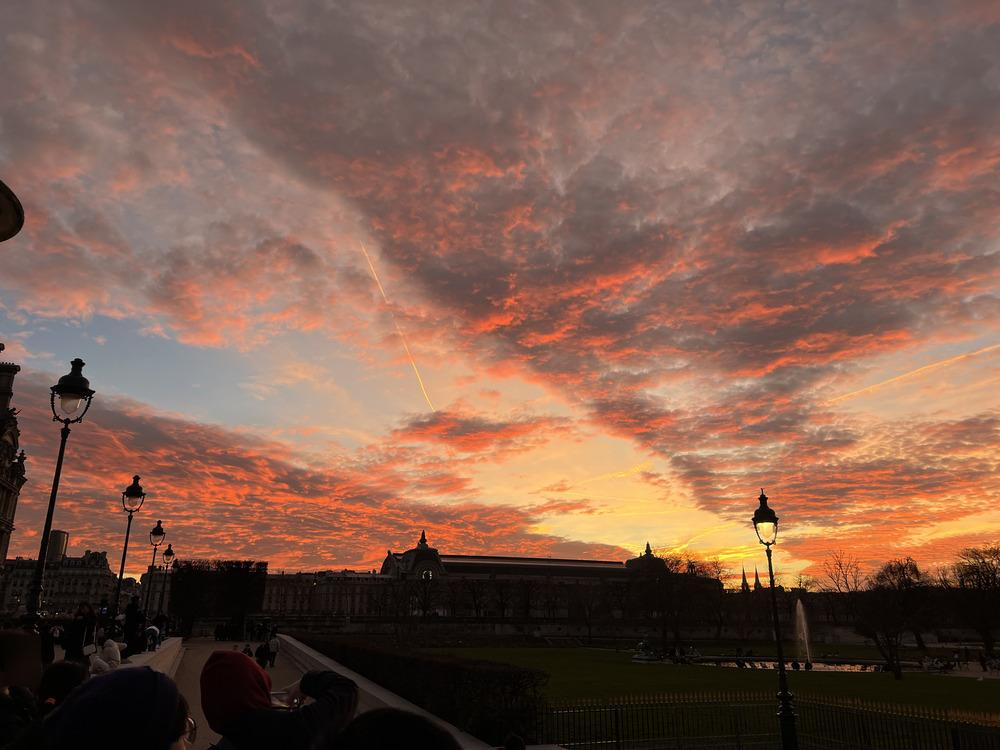
#> input picture dataset/test/0047.jpg, 1000 x 750 px, found by its file name; its folder holds only this picture in this run
$ jupyter execute --allow-errors ml_sliding_window.ipynb
#> lines starting #> are read from the running program, lines starting #| are printed output that depends on the picture
[cell 1]
import os
import cv2
import numpy as np
from tqdm import tqdm
import matplotlib.pyplot as plt
from skimage.feature import hog


def intersection_over_union(coord, coord_label):
    """
    coord : (x_haut_gauche, y_haut_gauche, x_bas_droite, y_bas_droite)
    coord_label : (x_haut_gauche, y_haut_gauche, x_bas_droite, y_bas_droite)
    """

    x1, y1, x2, y2 = coord
    x1_l, y1_l, x2_l, y2_l = coord_label

    x_inter_1 = max(x1, x1_l)
    y_inter_1 = max(y1, y1_l)
    x_inter_2 = min(x2, x2_l)
    y_inter_2 = min(y2, y2_l)

    interArea = max(0, x_inter_2 - x_inter_1 + 1) * max(0, y_inter_2 - y_inter_1 + 1)

    boxArea = (x2 - x1 + 1) * (y2 - y1 + 1)
    boxArea_label = (x2_l - x1_l + 1) * (y2_l - y1_l + 1)

    return interArea / (boxArea + boxArea_label - interArea)

[cell 2]
train_img = os.path.join("dataset", "train", "images")
train_lab = os.path.join("dataset", "train", "labels")
train_list = os.listdir(train_img)

val_img = os.path.join("dataset", "val", "images")
val_lab = os.path.join("dataset", "val", "labels")
val_list = os.listdir(val_img)

test_img = os.path.join("dataset", "test")
test_list = os.listdir(test_img)

path_new_dataset = os.path.join("full_dataset")

subfolders = ["frouge", "fvert", "forange", "interdiction", "danger", "stop", "ceder", "obligation", "none"]

folder_corr = {
    "frouge": 0,
    "fvert": 0,
    "forange": 0,
    "interdiction": 0,
    "danger": 0,
    "stop": 0,
    "ceder": 0,
    "obligation": 0,
    "none": 0
}

for subfolder in subfolders:
    folder_corr[subfolder] = os.path.join(path_new_dataset, subfolder)
#> further down, img_data is the input picture: shape (750, 1000, 3); mean B, G, R 76.5, 90.9, 123.1

## Entrainement

[cell 3]
# On ajoute toutes les images des dossiers dans un dataframe
X_train_detector = []
Y_train_detector = []

X_train_classifier = []
Y_train_classifier = []

correspondance = {
    "none": 0,
    "frouge": 1,
    "fvert": 2,
    "forange": 3,
    "interdiction": 4,
    "danger": 5,
    "stop": 6,
    "ceder": 7,
    "obligation": 8
}

taille = 32

#> (the rest of this cell did not finish here and is left out)

[cell 4]
# Compare with random forest
from sklearn.ensemble import RandomForestClassifier

model_detector = RandomForestClassifier(n_jobs=-1, class_weight="balanced")
#> (the rest of this cell did not finish here and is left out)

[cell 5]
import joblib

filename_detector = 'detector_32_32_hog.sav'
joblib.dump(model_detector, filename_detector)

filename_classifier = 'classifier_32_32_hog_hist.sav'
#> (the rest of this cell did not finish here and is left out)

## Récupération des modèles et prédiction

[cell 6]
import joblib

# Load the saved models
filename_detector = 'detector_32_32_hog.sav'
model_detector = joblib.load(filename_detector)

filename_classifier = 'classifier_32_32_hog_hist.sav'
#> (the rest of this cell did not finish here and is left out)

[cell 7]
def sliding_window(image, stepSize, windowSize):
    for y in range(0, image.shape[0], stepSize):
        for x in range(0, image.shape[1], stepSize):
            yield (x, y, image[y:y + windowSize[1], x:x + windowSize[0]])


def pyramid_image(image, model_binaire, list=[(1, 1), (2, 2), (4, 4), (8,8), (1/2, 1), (1, 2), (2, 4), (4, 8)]):
#> called with image = 'dataset/test/0047.jpg'
    all_window = []
    all_boxes = []

    image = cv2.imread(image)
    image = cv2.cvtColor(image, cv2.COLOR_BGR2GRAY)
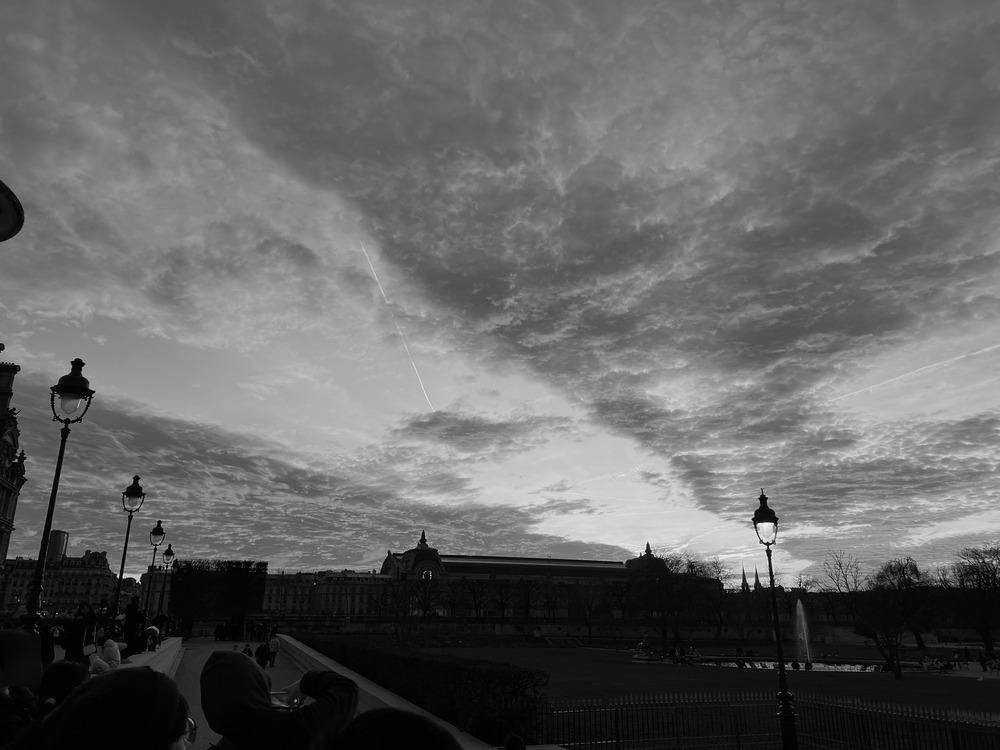
#> image: shape (750, 1000); min 0, max 249, mean 98.9

    w = image.shape[1]
#> w = 1000
    h = image.shape[0]
#> h = 750
    for scale in tqdm(list):
        img = cv2.resize(image, (int(w/scale[0]), int(h/scale[1])))
        pas = int(48//scale[0])
        for x, y, data in sliding_window(img, stepSize=pas, windowSize=(taille, taille)):
            true_x = int(x*scale[0])
            true_y = int(y*scale[1])
            true_x2 = int(x*scale[0]+taille*scale[0])
            true_y2 = int(y*scale[1]+taille*scale[1])
            all_boxes.insert(0, [true_x, true_y, true_x2, true_y2])
            data_resized = cv2.resize(data, (taille, taille), interpolation=cv2.INTER_LANCZOS4) if data.shape < (taille, taille) else cv2.resize(data, (taille, taille), interpolation=cv2.INTER_AREA)
            hog_data = hog(data_resized, orientations=9, pixels_per_cell=(2, 2), visualize=False)
            all_window.insert(0, hog_data)
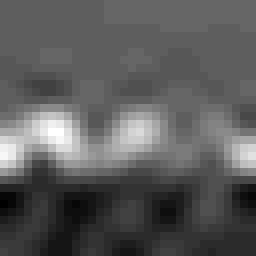
#> data_resized: shape (32, 32) (shown 8 times larger); min 4, max 39, mean 16.6; drawn with min black and max white
#> after the loop, all_boxes = 2016 items, first 6: [960, 672, 1088, 928], [912, 672, 1040, 928], [864, 672, 992, 928], [816, 672, 944, 928], [768, 672, 896, 928], [720, 672, 848, 928]; all_window = 2016 items

    # Predict
    all_window = np.array(all_window)
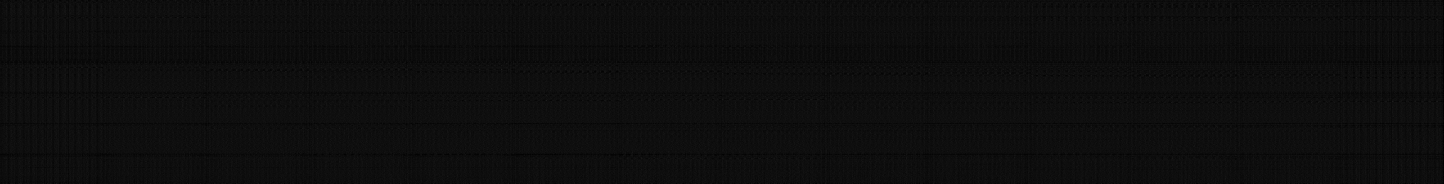
#> all_window: shape (2016, 15876) float64 (shown at 1/11 size); min 0, max 1, mean 0.0538
    predictions = model_binaire.predict(all_window)
    boxes = [[box[0], box[1], box[2], box[3]] for box, pred in zip(all_boxes, predictions) if pred != 0]
    return boxes

def non_max_suppression(boxes, seuil_iou=0.5, seuil_score=0.5):
    """
    boxes : list of boxes (x1, y1, x2, y2, score, pred)
    seuil : intersection over union threshold
    """
    final_boxes = []
    for box in boxes:
        discard = False
        for other_box in boxes:
            if intersection_over_union(box[:4], other_box[:4]) > seuil_iou and box[4] < other_box[4]:
                discard = True
                break

        if not discard:
            final_boxes.insert(0, box)

    final_boxes = sorted(final_boxes, key=lambda x: x[4], reverse=True)
    final_boxes = [box for box in final_boxes if box[4] >= seuil_score]

    return final_boxes

[cell 8]
taille = 32
full_list = {}

#> (the rest of this cell did not finish here and is left out)

[cell 9]
# On écrit les prédictions dans les fichiers
v = 0
os.makedirs("predictions", exist_ok=True)
folder = f"predictions//sw_v{v}_test"
os.makedirs(f"{folder}", exist_ok=True)

for name, v in full_list.items():
    with open(f"{folder}//{name.replace('.jpg', '.txt')}", "w") as f:
        for box in v:
            x1, y1, x2, y2, score, pred = box
            f.write(f"{x1} {y1} {x2} {y2} {score} {pred}\n")

$ run again, on dataset/test/0063.jpg
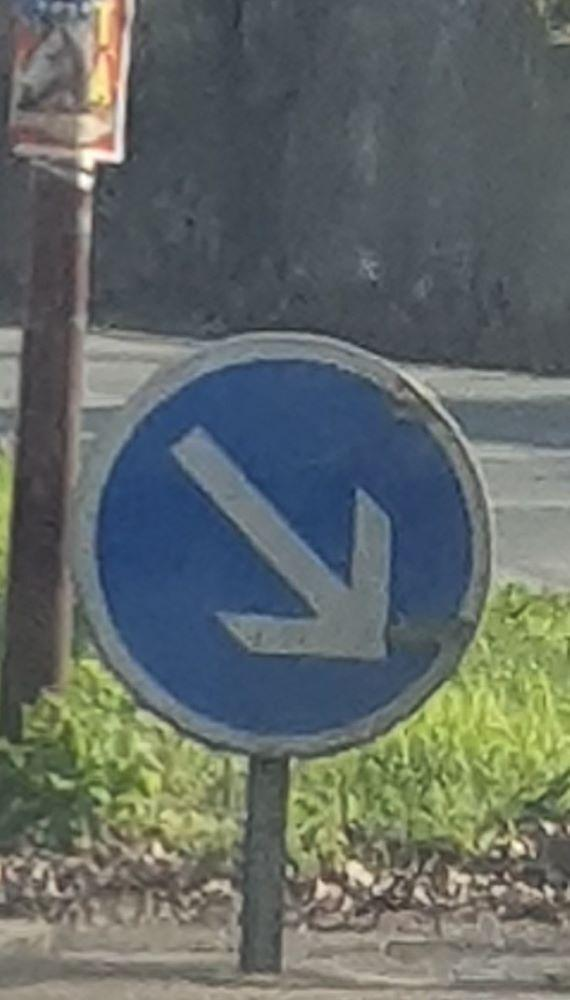
#> input picture dataset/test/0063.jpg, 570 x 1000 px, found by its file name
#> img_data is the input picture: shape (1000, 570, 3); mean B, G, R 103.3, 106.1, 99
#> in pyramid_image, `image = cv2.cvtColor(image, cv2.COLOR_BGR2GRAY)`:
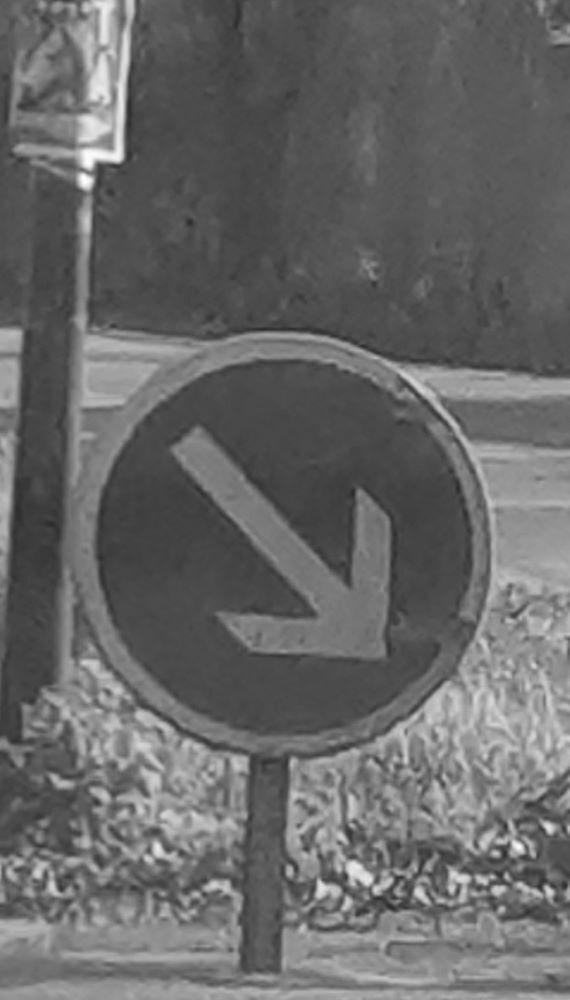
#> image: shape (1000, 570); min 42, max 254, mean 103.7
#> after the loop in pyramid_image, `for scale in tqdm(list):`:
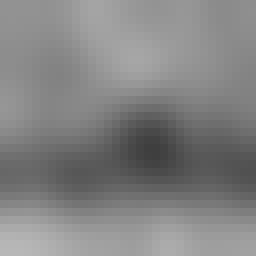
#> data_resized: shape (32, 32) (shown 8 times larger); min 63, max 183, mean 130.6
#> after the loop in pyramid_image, `for scale in tqdm(list):`: all_boxes = 1536 items, first 6: [528, 960, 656, 1216], [480, 960, 608, 1216], [432, 960, 560, 1216], [384, 960, 512, 1216], [336, 960, 464, 1216], [288, 960, 416, 1216]; all_window = 1536 items
